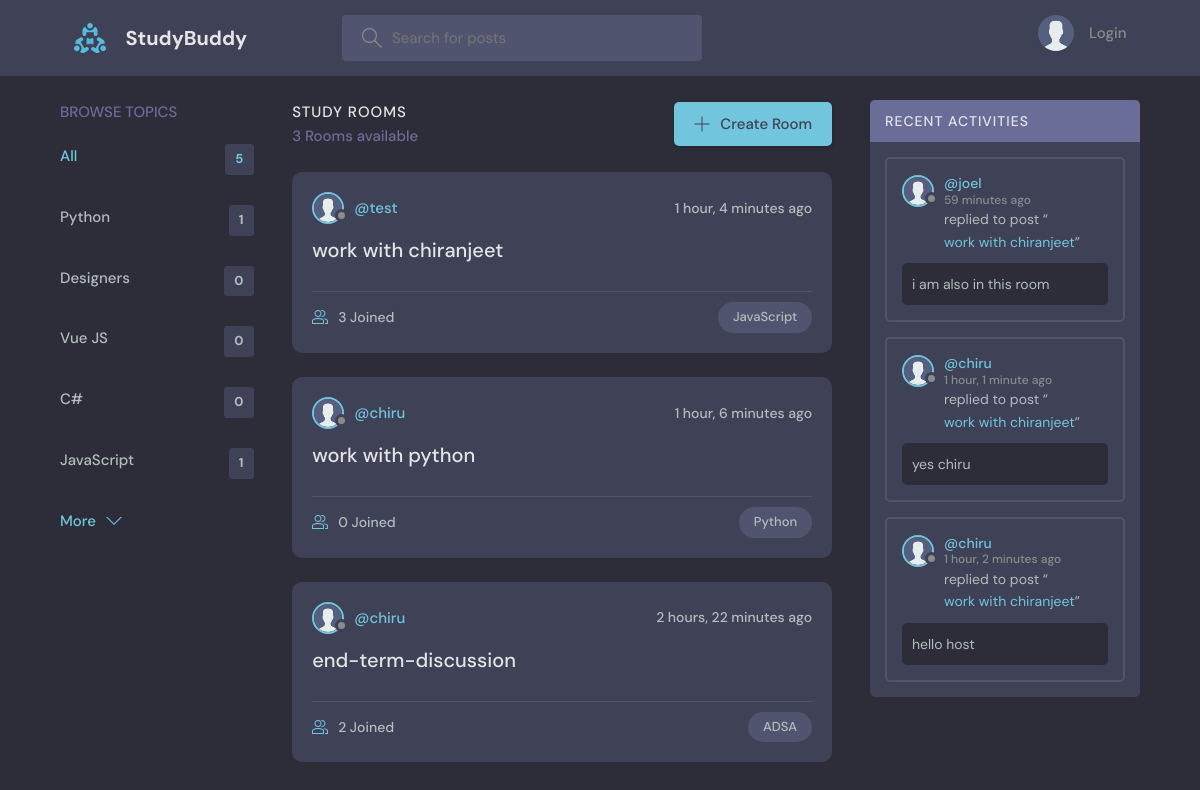
The page / on the database its author committed.
### base/models.py (models this page shows, shortened)
class Topic(models.Model):
    name = models.CharField(max_length=200)

class Room(models.Model):
    host = models.ForeignKey(User, on_delete=models.SET_NULL, null=True)
    topic = models.ForeignKey(Topic, on_delete=models.SET_NULL, null=True)
    name = models.CharField(max_length=200)
    description = models.TextField(null=True, blank=True)
    participants = models.ManyToManyField(
        User, related_name='participants', blank=True)
    updated = models.DateTimeField(auto_now=True)
    created = models.DateTimeField(auto_now_add=True)
    class Meta:
        ordering = ['-updated', '-created']
    def __str__(self):
        return self.name

class User(AbstractUser):
    name = models.CharField(max_length=200, null=True)
    email = models.EmailField(unique=True, null=True)
    bio = models.TextField(null=True)
    avatar = models.ImageField(null=True, default="avatar.svg")
    USERNAME_FIELD = 'email'
    REQUIRED_FIELDS = []

class Message(models.Model):
    user = models.ForeignKey(User, on_delete=models.CASCADE)
    room = models.ForeignKey(Room, on_delete=models.CASCADE)
    body = models.TextField()
    updated = models.DateTimeField(auto_now=True)
    created = models.DateTimeField(auto_now_add=True)
    class Meta:
        ordering = ['-updated', '-created']

### base/views.py (the view)
# urls.py: path('', views.home, name="home"),
def home(request):
    q = request.GET.get('q') if request.GET.get('q') != None else ''
    rooms = Room.objects.filter(
        Q(topic__name__icontains=q) |
        Q(name__icontains=q) |
        Q(description__icontains=q)
    )
    topics = Topic.objects.all()[0:5]
    room_count = rooms.count()
    room_messages = Message.objects.filter(
        Q(room__topic__name__icontains=q))[0:3]
    context = {'rooms': rooms, 'topics': topics,
               'room_count': room_count, 'room_messages': room_messages}
    return render(request, 'base/home.html', context)

### base/templates/base/home.html (shortened to what this page needs)
{% extends 'main.html' %}
{% block content %}
<main class="layout layout--3">
  <div class="container">
    {% include 'base/topics_component.html' %}
    <div class="roomList">
      <div class="roomList__header">
        <div>
          <h2>Study Rooms</h2>
          <p>{{room_count}} Rooms available</p>
        </div>
        <a class="btn btn--main" href="{% url 'create-room' %}">
          <svg version="1.1" xmlns="http://www.w3.org/2000/svg" width="32" height="32" viewBox="0 0 32 32">
            <title>add</title>
            <path
              d="M16.943 0.943h-1.885v14.115h-14.115v1.885h14.115v14.115h1.885v-14.115h14.115v-1.885h-14.115v-14.115z">
            </path>
          </svg>
          Create Room
        </a>
      </div>
      {% include 'base/feed_component.html' %}
    </div>
    {% include 'base/activity_component.html' %}
  </div>
</main>
{% endblock %}

### base/templates/base/topics_component.html
<div class="topics">
    <div class="topics__header">
        <h2>Browse Topics</h2>
    </div>
    <ul class="topics__list">
        <li>
            <a href="{% url 'home' %}" class="active">All <span>{{topics.count}}</span></a>
        </li>
        {% for topic in topics %}
        <li>
            <a href="{% url 'home' %}?q={{topic.name}}">{{topic.name}}<span>{{topic.room_set.all.count}}</span></a>
        </li>
        {% endfor %}
    </ul>
    <a class="btn btn--link" href="{% url 'topics' %}">
        More
        <svg version="1.1" xmlns="http://www.w3.org/2000/svg" width="32" height="32" viewBox="0 0 32 32">
            <title>chevron-down</title>
            <path d="M16 21l-13-13h-3l16 16 16-16h-3l-13 13z"></path>
        </svg>
    </a>
</div>

### base/templates/base/feed_component.html (shortened to what this page needs)
{% for room in rooms %}
<div class="roomListRoom">
    <div class="roomListRoom__header">
        <a href="{% url 'user-profile' room.host.id %}" class="roomListRoom__author">
            <div class="avatar avatar--small">
                <img src="{{room.host.avatar.url}}" />
            </div>
            <span>@{{room.host.username}}</span>
        </a>
        <div class="roomListRoom__actions">
            <span>{{room.created|timesince}} ago</span>
        </div>
    </div>
    <div class="roomListRoom__content">
        <a href="{% url 'room' room.id %}">{{room.name}}</a>
    </div>
    <div class="roomListRoom__meta">
        <a href="{% url 'room' room.id %}" class="roomListRoom__joined">
            {{room.participants.all.count}} Joined
        </a>
        <p class="roomListRoom__topic">{{room.topic.name}}</p>
    </div>
</div>
{% endfor %}

### base/templates/base/activity_component.html (shortened to what this page needs)
<div class="activities">
    <div class="activities__header">
        <h2>Recent Activities</h2>
    </div>
    {% for message in room_messages %}
    <div class="activities__box">
        <div class="activities__boxHeader roomListRoom__header">
            <a href="{% url 'user-profile' message.user.id %}" class="roomListRoom__author">
                <div class="avatar avatar--small">
                    <img src="{{message.user.avatar.url}}" />
                </div>
                <p>
                    @{{message.user.username}}
                    <span>{{message.created|timesince}} ago</span>
                </p>
            </a>
        </div>
        <div class="activities__boxContent">
            <p>replied to post “<a href="{% url 'room' message.room.id %}">{{message.room}}</a>”</p>
            <div class="activities__boxRoomContent">{{message.body}}</div>
        </div>
    </div>
    {% endfor %}
</div>

### rows shown on the page
Topic: name "Python", room_set.all.count "1"
Topic: name "Designers", room_set.all.count "0"
Topic: name "Vue JS", room_set.all.count "0"
Topic: name "C#", room_set.all.count "0"
Topic: name "JavaScript", room_set.all.count "1"
Room: host.avatar (placeholder picture), host.username "test", created "1 hour, 4 minutes", name "work with chiranjeet", participants.all.count "3", topic.name "JavaScript"
Room: host.avatar (placeholder picture), host.username "chiru", created "1 hour, 6 minutes", name "work with python", participants.all.count "0", topic.name "Python"
Room: host.avatar (placeholder picture), host.username "chiru", created "2 hours, 22 minutes", name "end-term-discussion", participants.all.count "2", topic.name "ADSA"
Message: user.avatar (placeholder picture), user.username "joel", created "59 minutes", room "work with chiranjeet", body "i am also in this room"
Message: user.avatar (placeholder picture), user.username "chiru", created "1 hour, 1 minute", room "work with chiranjeet", body "yes chiru"
Message: user.avatar (placeholder picture), user.username "chiru", created "1 hour, 2 minutes", room "work with chiranjeet", body "hello host"

### other values the page prints
{{ topics.count }} "5"
{{ room_count }} "3"
